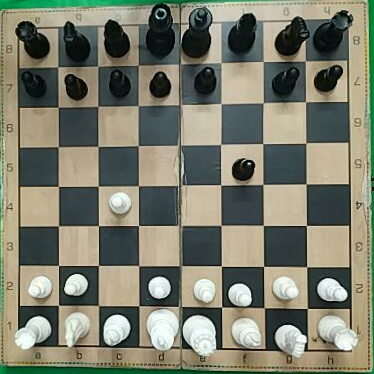
#> input picture Virtual Move Detection/Movment_Detection/chess_move_detector/sample_data/1.jpg, 374 x 374 px
$ python -i occupancy_detector.py   (imports and definitions only)   (older library calls are emulated)
#> lines starting #> are read from the running program, lines starting #| are printed output that depends on the picture
#> further down, picture is the input picture: shape (374, 374, 3); mean B, G, R 108.9, 125.2, 123.2
"""Detect changed squares using classical computer-vision difference metrics."""

from __future__ import annotations

from dataclasses import dataclass

import cv2
import numpy as np

from config import (
    CHANGE_SCORE_RELATIVE_MIN,
    DIFF_THRESHOLD,
    MAX_CHANGED_SQUARES,
    MIN_CHANGE_AREA,
    MIN_MEAN_DIFF,
    SQUARE_INNER_CROP_RATIO,
)
from utils import algebraic_from_index


@dataclass(frozen=True)
class SquareChange:
    """Per-square change statistics between prev and after board states."""

    row: int
    col: int
    changed_pixels: int
    changed_ratio: float
    mean_diff: float
    score: float

    @property
    def algebraic(self) -> str:
        return algebraic_from_index(self.row, self.col)


def _as_gray(square_img: np.ndarray) -> np.ndarray:
    if square_img.ndim == 2:
        return square_img
    return cv2.cvtColor(square_img, cv2.COLOR_BGR2GRAY)
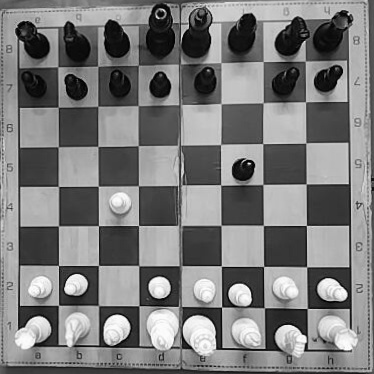
#> returned value: shape (374, 374); min 0, max 254, mean 122.7


# [118 lines left out: functions _crop_inner, square_change_score, compute_score_grid, detect_changed_squares, not called in this run]


def estimate_occupancy(square_img: np.ndarray) -> float:
    """
    Estimate how occupied a square looks (higher generally means more piece content).
    """
    gray = _as_gray(square_img)
    blur = cv2.GaussianBlur(gray, (5, 5), 0)
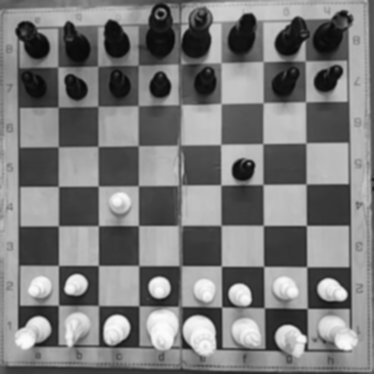
#> blur: shape (374, 374); min 8, max 251, mean 122.8

    h, w = blur.shape
#> h = 374; w = 374
    margin_h = max(1, int(h * 0.15))
#> margin_h = 56
    margin_w = max(1, int(w * 0.15))
#> margin_w = 56
    center = blur[margin_h : h - margin_h, margin_w : w - margin_w]
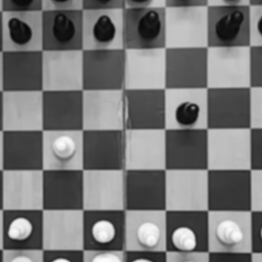
#> center: shape (262, 262); min 8, max 250, mean 119.4
    if center.size == 0:
        center = blur

    std_dev = float(np.std(center))
#> std_dev = 59.36
    laplacian_var = float(cv2.Laplacian(center, cv2.CV_64F).var())
#> laplacian_var = 142.6
    edges = cv2.Canny(center, 40, 120)
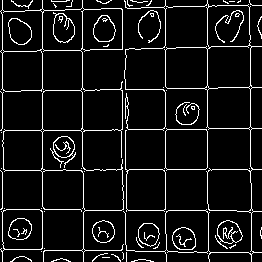
#> edges: shape (262, 262); 8.2% white in thin lines or dots
    edge_ratio = float(np.count_nonzero(edges)) / float(edges.size if edges.size > 0 else 1)
#> edge_ratio = 0.0816

    return (std_dev * 0.9) + (min(laplacian_var, 3000.0) * 0.02) + (edge_ratio * 120.0)

>>> import cv2
>>> picture = cv2.imread('sample_data/1.jpg')
>>> result = estimate_occupancy(picture)
#> result = 66.07
